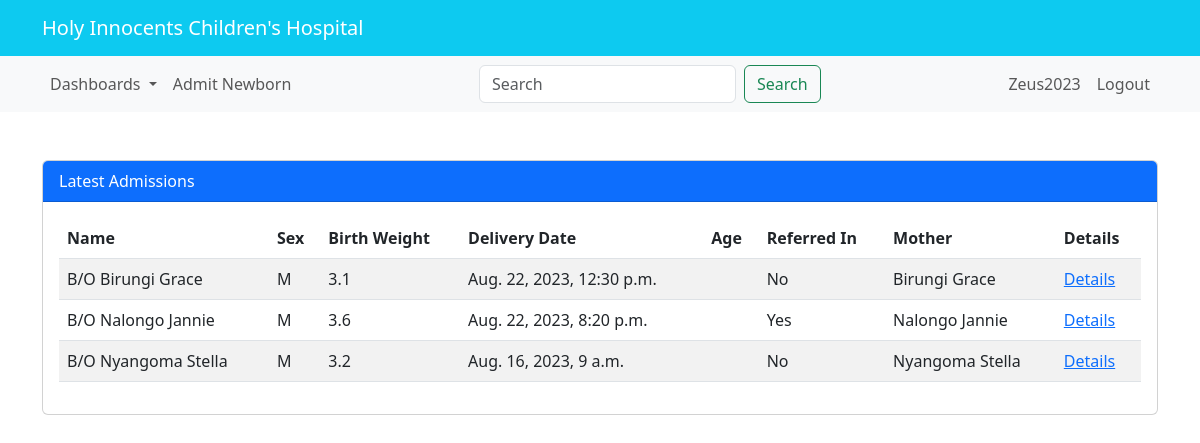
The app's page / (signed in) with its own data.
### newborn/models.py (models this page shows, shortened)
class NewbornAdmission(models.Model):
    PLACE_OF_BIRTH_CHOICES = [
        ('Hospital', 'Hospital'),
        ('Along the road', 'Along the road'),
        ('Home', 'Home'),
    ]
    MODE_OF_DELIVERY_CHOICES = [
        ('SVD', 'SVD (Spontaneous Vaginal Delivery)'),
        ('C/S', 'C/S (Caesarean Section)'),
    ]
    MEANS_OF_TRANSPORT_CHOICES = [
        ('Ambulance', 'Ambulance'),
        ('Public means', 'Public means'),
    ]
    YES_NO_CHOICES = [
        ('Yes', 'Yes'),
        ('No', 'No'),
    ]
    SEX = [
        ('M', 'M'),
        ('F', 'F'),
    ]
    admission_date = models.DateTimeField()
    name = models.CharField(max_length=100)
    sex = models.CharField(max_length=100, choices=SEX)
    birth_weight = models.DecimalField(max_digits=2, decimal_places=1)
    delivery_date = models.DateTimeField()
    place_of_birth = models.CharField(max_length=20, choices=PLACE_OF_BIRTH_CHOICES)
    hospital_name = models.CharField(max_length=100, blank=True, null=True)
    mode_of_delivery = models.CharField(max_length=3, choices=MODE_OF_DELIVERY_CHOICES)
    indication = models.CharField(max_length=100, blank=True, null=True)
    resuscitation_done = models.CharField(max_length=3, choices=YES_NO_CHOICES)
    resuscitation_choices_1 = models.BooleanField(verbose_name='Bag&Mask', default=False, blank=True)
    resuscitation_choices_2 = models.BooleanField(verbose_name='Oxygen', default=False, blank=True)
    referred_in = models.CharField(max_length=3, choices=YES_NO_CHOICES)
    facility_name = models.CharField(max_length=100, blank=True, null=True)
    referral_date_time = models.DateTimeField(blank=True, null=True)
    reason_for_referral = models.CharField(max_length=100, blank=True, null=True)
    means_of_transport = models.CharField(max_length=20, choices=MEANS_OF_TRANSPORT_CHOICES, blank=True, null=True)
    oxygen_transport = models.CharField(max_length=3, choices=YES_NO_CHOICES, blank=True, null=True)
    mother = models.ForeignKey(MotherDetails, on_delete=models.CASCADE, null=True)

class MotherDetails(models.Model):
    name = models.CharField(max_length=50)
    age = models.IntegerField(default=28)
    blood_group = models.CharField(max_length=50, choices=BLOOD_GROUP)
    parity = models.CharField(max_length=100)
    number_of_living_children = models.CharField(max_length=100)
    hiv_status = models.CharField(max_length=50, choices=HIV_STATUS)
    level_of_education = models.CharField(max_length=50, choices=LEVEL_OF_EDUCATION)
    occupation = models.CharField(max_length=50, choices=OCCUPATION)
    location = models.ForeignKey(MotherLocation, on_delete=models.CASCADE, null=True)
    def __str__(self):
        return self.name

### newborn/views.py (the view)
# urls.py: path('', views.landing_page, name='home-page'),
@login_required
def landing_page(request):
    table = NewbornAdmission.objects.all().order_by('-id')[:4]
    return render(request, 'newborn/landing_page.html', {'table': table})

### newborn/templates/newborn/landing_page.html
{% extends 'newborn/base3.html' %}
{% block content %}
    <div class="card">
        <div class="card-header bg-primary text-white">
            Latest Admissions
        </div>
        <div class="card-body">
            <table class="table table-striped">
                <thead>
                    <tr>
                        <th>Name</th>
                        <th>Sex</th>
                        <th>Birth Weight</th>
                        <th>Delivery Date</th>
                        <th>Age</th>
                        <th>Referred In</th>
                        <th>Mother</th>
                        <th>Details</th>
                    </tr>
                </thead>
                <tbody>
                    {% for admission in table %}
                    <tr>
                        <td>{{ admission.name }}</td>
                        <td>{{ admission.sex }}</td>
                        <td>{{ admission.birth_weight }}</td>
                        <td>{{ admission.delivery_date }}</td>
                        <td>{{ age_days }}</td>
                        <td>{{ admission.referred_in }}</td>
                        <td>{{ admission.mother }}</td>
                        <td><a href="{% url 'clerkship-page' pk=admission.id %}">Details</a></td>
                    </tr>
                    {% endfor %}
                </tbody>
            </table>
        </div>
    </div>
{% endblock %}

### newborn/templates/newborn/base3.html (shortened to what this page needs)
{% load static %}
<!DOCTYPE html>
<html lang="en">
<head>
    <link rel="stylesheet" href="https://cdn.jsdelivr.net/npm/bootstrap@5.3.0/dist/css/bootstrap.min.css">
</head>
<body>
<nav class="navbar navbar-expand-lg navbar-dark bg-info">
    <div class="container">
        <a class="navbar-brand" href="#">Holy Innocents Children's Hospital</a>
    </div>
</nav>
<nav class="navbar navbar-expand-lg navbar-light bg-light">
    <div class="container">
        <ul class="navbar-nav">
            <li class="nav-item dropdown">
                <a class="nav-link dropdown-toggle" href="#" id="navbarDropdown" role="button" data-bs-toggle="dropdown" aria-expanded="false">
                    Dashboards
                </a>
            </li>
            <li class="nav-item">
                <a class="nav-link" href="{% url 'mother-details' %}">Admit Newborn</a>
            </li>
        </ul>
        <form class="d-flex" method="GET", action="{% url 'search-newborn' %}">
            <input class="form-control me-2 mr-2" type="search" placeholder="Search" aria-label="Search" name="searched_item">
            <button class="btn btn-outline-success" type="submit">Search</button>
        </form>
        {% if user.is_authenticated %}
            <ul class="navbar-nav ml-auto">
                <li class="nav-item">
                    <a class="nav-link" href="#">{{ user.username }}</a>
                </li>
                <li class="nav-item">
                    <a class="nav-link" href="{% url 'login' %}">Logout</a>
                </li>
            </ul>
        {% else %}
            <ul class="navbar-nav ml-auto">
                <li class="nav-item">
                    <a class="nav-link" href="{% url 'login' %}">Login</a>
                </li>
            </ul>
        {% endif %}
    </div>
</nav>
<div class="container mt-5">
    {% block content %}
    {% endblock %}
</div>
</body>
</html>

### records on screen
NewbornAdmission: name "B/O Birungi Grace", sex "M", birth_weight "3.1", delivery_date "Aug. 22, 2023, 12:30 p.m.", referred_in "No", mother "Birungi Grace"
NewbornAdmission: name "B/O Nalongo Jannie", sex "M", birth_weight "3.6", delivery_date "Aug. 22, 2023, 8:20 p.m.", referred_in "Yes", mother "Nalongo Jannie"
NewbornAdmission: name "B/O Nyangoma Stella", sex "M", birth_weight "3.2", delivery_date "Aug. 16, 2023, 9 a.m.", referred_in "No", mother "Nyangoma Stella"

### other values on screen
{{ user.username }} "Zeus2023"
